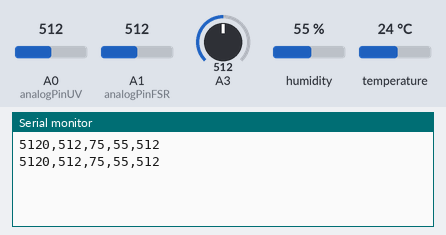
Simulated run of this sketch. Board: Arduino Uno, built with avr-gcc and run on an emulated ATmega328P. On the bench: the last lines printed to the serial monitor. The inputs (shaded band) are chosen by the test bench; at power-on: humidity 55 %, A0 (analogPinUV) = 512, A1 (analogPinFSR) = 512, A3 = 512, temperature 24 °C.

Above: at 1.3 s.
1.4 s: humidity set to 22 %
At 2.1 s:
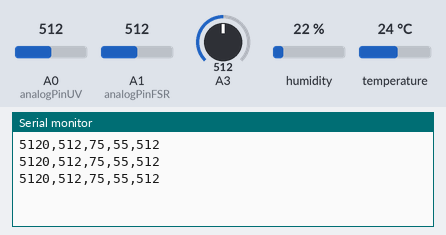
2.9 s: A0 (analogPinUV) set to 716
At 3.7 s:
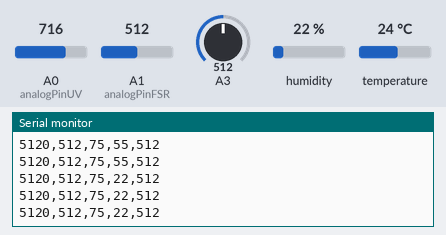
4.4 s: A1 (analogPinFSR) set to 716
At 4.4 s:
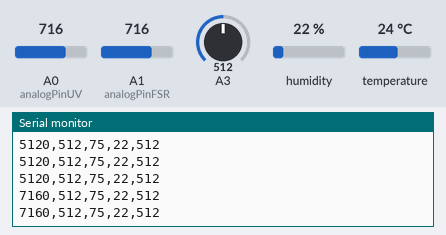
5.9 s: A3 set to 716
At 6.4 s:
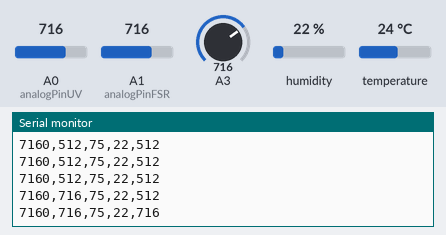
7.4 s: temperature set to 12 °C
At 8.0 s:
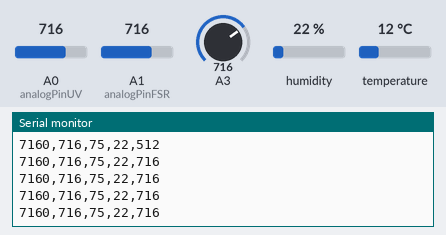
8.9 s: A0 (analogPinUV) set to 992
At 9.6 s:
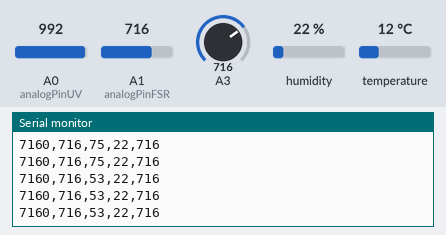
Timing chart, 0 to 11.4 s (numbered marks = the images above; inputs shaded):
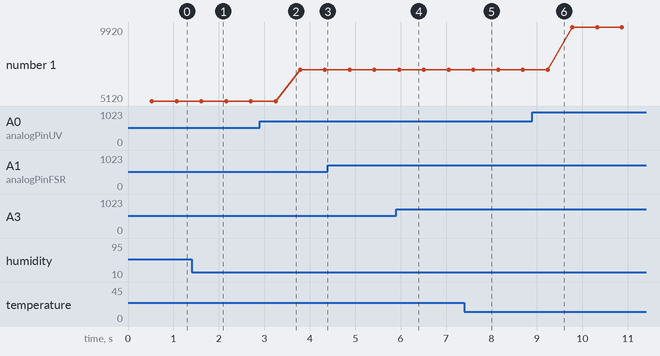

Measured:
- after the input at 5.9 s, the serial monitor: prints a new line after 0.07 s (image 4)
- plotted number 1: 5120 → 7160 after the input at 2.9 s, 7160 → 9920 after the input at 8.9 s

The sketch:

SensorReadings.ino
```cpp
#include <DHT11.h>
#include <Adafruit_Sensor.h>


int analogPinUV  = A0; // UV SENSOR PIN
float uvValue = 0.00;
int analogPinFSR = A1; // FSR SENSOR PIN
int fsrValue = 0;

DHT11 dht11(2);


void setup() {
  Serial.begin(115200);


  pinMode(12, INPUT); // Setup for leads off detection LO +
  pinMode(11, INPUT); // Setup for leads off detection LO -
}

void loop() {
  int temperature = 0;
  int humidity = 0;

  // Read UV and FSR sensor values
  uvValue = analogRead(analogPinUV);
  fsrValue = analogRead(analogPinFSR);

  // Read temperature and humidity
  int result = dht11.readTemperatureHumidity(temperature, humidity);
  int tempF = round((temperature * 9 / 5) + 32);

  // Print all sensor data
  Serial.print(round(uvValue / 0.1));
  Serial.print(",");
  Serial.print(fsrValue);
  Serial.print(",");
  Serial.print(tempF);
  Serial.print(",");
  Serial.print(humidity);
  Serial.print(",");
  Serial.print(analogRead(A3));
  Serial.println();

  delay(20);
}
```
